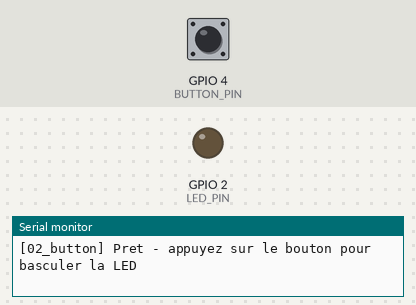
Simulated run of this sketch. Board: ESP32. On the bench: output pins drawn as LEDs (lit = HIGH), the last lines printed to the serial monitor. The inputs (shaded band) are chosen by the test bench; at power-on: GPIO 4 (BUTTON_PIN) HIGH.

Above: at 1.4 s.
1.5 s: GPIO 4 (BUTTON_PIN) pulled LOW for 0.15 s
At 2.3 s:
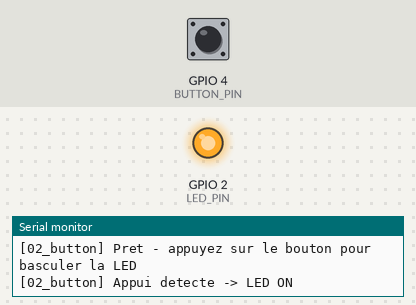
3.1 s: GPIO 4 (BUTTON_PIN) pulled LOW for 1 s
At 3.5 s:
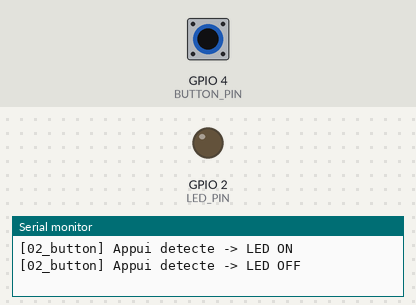
5.6 s: GPIO 4 (BUTTON_PIN) pulled LOW for 3.2 s
At 6.6 s:
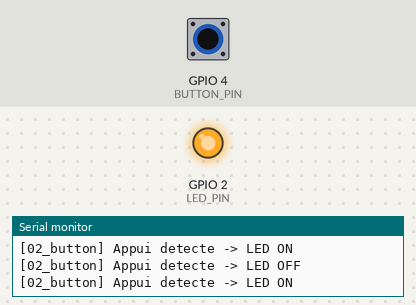
Timing chart, 0 to 8.6 s (numbered marks = the images above; inputs shaded):
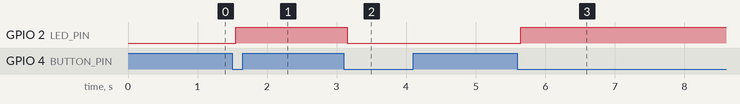

The sketch:

02_button.ino
```cpp
/*
 * Projet 02 - Bouton poussoir avec anti-rebond logiciel
 * Cible : ESP32 / Uno
 * But : lire un bouton poussoir de façon fiable (debounce par millis()),
 * et déclencher une action (toggle LED) sur front descendant.
 */

#include <Arduino.h>

const uint8_t BUTTON_PIN = 4;      // Entrée bouton (pull-up interne activée)
const uint8_t LED_PIN = LED_BUILTIN;
const unsigned long DEBOUNCE_DELAY_MS = 50;

bool lastRawState = HIGH;
bool stableState = HIGH;
unsigned long lastEdgeTime = 0;
bool ledState = LOW;

void setup() {
  Serial.begin(115200);
  delay(200);
  // INPUT_PULLUP : bouton câblé entre la broche et GND -> lecture HIGH au repos, LOW appuyé
  pinMode(BUTTON_PIN, INPUT_PULLUP);
  pinMode(LED_PIN, OUTPUT);
  digitalWrite(LED_PIN, ledState);
  Serial.println("[02_button] Pret - appuyez sur le bouton pour basculer la LED");
}

void loop() {
  bool raw = digitalRead(BUTTON_PIN);

  if (raw != lastRawState) {
    lastEdgeTime = millis(); // redemarre le temporisateur anti-rebond
    lastRawState = raw;
  }

  if ((millis() - lastEdgeTime) > DEBOUNCE_DELAY_MS) {
    if (raw != stableState) {
      stableState = raw;
      if (stableState == LOW) { // front descendant = appui valide
        ledState = !ledState;
        digitalWrite(LED_PIN, ledState);
        Serial.printf("[02_button] Appui detecte -> LED %s\n", ledState ? "ON" : "OFF");
      }
    }
  }
}
```

Measured:
- after the input at 1.5 s, GPIO 2 (LED_PIN): LOW → HIGH after 0.05 s
- after the input at 3.1 s, GPIO 2 (LED_PIN): HIGH → LOW after 0.05 s
- after the input at 5.6 s, GPIO 2 (LED_PIN): LOW → HIGH after 0.05 s
